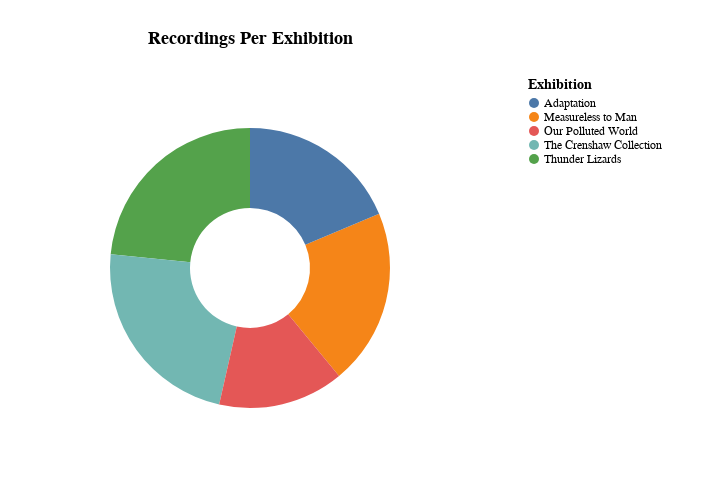

This figure's notebook cell:
### Code cell
recording_total = frequency_df["recording_count"].sum()
recording_chart_df = frequency_df.assign(
    percentage=(frequency_df["recording_count"] /
                recording_total * 100).round(1)
)

recording_pie = (
    alt.Chart(recording_chart_df)
    .mark_arc(innerRadius=60, outerRadius=140)
    .encode(
        theta=alt.Theta("recording_count:Q", stack=True),
        color=alt.Color(
            "name:N",
            title="Exhibition",
            legend=alt.Legend(
                orient="right",
                padding=10,
                titleFontSize=14,
                labelFontSize=12,
                symbolSize=100
            )
        ),
        tooltip=["name", "recording_count", "percentage"]
    )
    .properties(
        title=alt.TitleParams(
            text="Recordings Per Exhibition",
            fontSize=18,
            offset=20,
        ),
        padding=dict(top=30, left=0, right=40, bottom=30),
        width=500,
        height=400
    )
)
recording_pie.save('./analysis_images/recording_frequency_pie.png')
recording_pie

### Figure 1 — Vega-Lite specification as saved in the notebook (floating-point values rounded to 4 significant figures)
{"config": {"view": {"continuousWidth": 300, "continuousHeight": 300}}, "data": {"name": "data-652efabf2184c53f2004fc33ef2ba7fc"}, "mark": {"type": "arc", "innerRadius": 60, "outerRadius": 140}, "encoding": {"color": {"field": "name", "legend": {"labelFontSize": 12, "orient": "right", "padding": 10, "symbolSize": 100, "titleFontSize": 14}, "title": "Exhibition", "type": "nominal"}, "theta": {"field": "recording_count", "stack": true, "type": "quantitative"}, "tooltip": [{"field": "name", "type": "nominal"}, {"field": "recording_count", "type": "quantitative"}, {"field": "percentage", "type": "quantitative"}]}, "height": 400, "padding": {"top": 30, "left": 0, "right": 40, "bottom": 30}, "title": {"text": "Recordings Per Exhibition", "fontSize": 18, "offset": 20}, "width": 500, "$schema": "https://vega.github.io/schema/vega-lite/v5.20.1.json", "datasets": {"data-652efabf2184c53f2004fc33ef2ba7fc": [{"name": "Thunder Lizards", "recording_count": 501, "percentage": 23.4}, {"name": "The Crenshaw Collection", "recording_count": 492, "percentage": 23.0}, {"name": "Measureless to Man", "recording_count": 435, "percentage": 20.4}, {"name": "Adaptation", "recording_count": 399, "percentage": 18.7}, {"name": "Our Polluted World", "recording_count": 310, "percentage": 14.5}]}}
